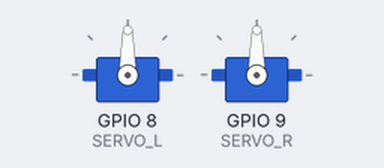
A sketch run on a simulated ESP32. Parts: 2 × servo.

Above: at 0.05 s.
At 7.1 s:
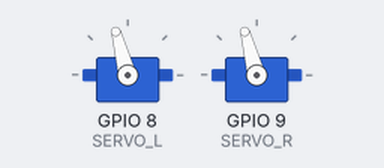
At 10.65 s:
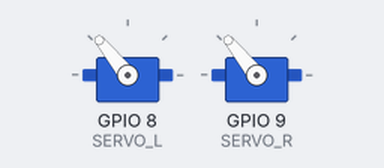
At 14.2 s:
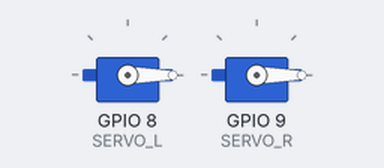
Timing chart, 0 to 18.5 s (numbered marks = the images above):
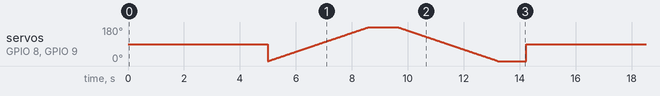

The sketch:

Servo_Test.ino
```cpp
/*
 * @Author       : Hanqing Qi
 * @Date         : 2023-10-13 16:19:06
 * @LastEditors  : Hanqing Qi
 * @LastEditTime : 2023-10-13 16:20:48
 * @FilePath     : /Modules/Servo_Test/Servo_Test.ino
 * @Description  : Code to test the servos independently
 */

#define SERVO_L D9
#define SERVO_R D10

#include <ESP32Servo.h>

Servo servo1;
Servo servo2;

void setup()
{
    // pinMode(LED_BLUE, OUTPUT); // Initialize the LED_BUILTIN pin as an output
    // pinMode(LED_RED, OUTPUT); // Initialize the LED_BUILTIN pin as an output
    ESP32PWM::allocateTimer(0);
    ESP32PWM::allocateTimer(1);
    ESP32PWM::allocateTimer(2);
    ESP32PWM::allocateTimer(3);
    servo1.setPeriodHertz(50); // Standard 50hz servo
    servo2.setPeriodHertz(50); // Standard 50hz servo

    servo1.attach(SERVO_L, 500, 2450);
    servo2.attach(SERVO_R, 500, 2450);
}

// The loop function runs over and over again forever
void loop()
{
    servo1.write(90);
    servo2.write(90);
    delay(5000);
    // Sweep servos from 0 to 180 degrees and increase thrust from 1100 to 2000
    for (int posVal = 0; posVal <= 180; posVal++)
    {
        servo1.write(posVal);
        servo2.write(posVal);
        delay(20);
    }

    delay(1000);

    // Sweep servos from 180 to 0 degrees and decrease thrust from 2000 to 1100
    for (int posVal = 180; posVal >= 0; posVal--)
    {
        servo1.write(posVal);
        servo2.write(posVal);
        delay(20);
    }
    delay(1000);
}
```
